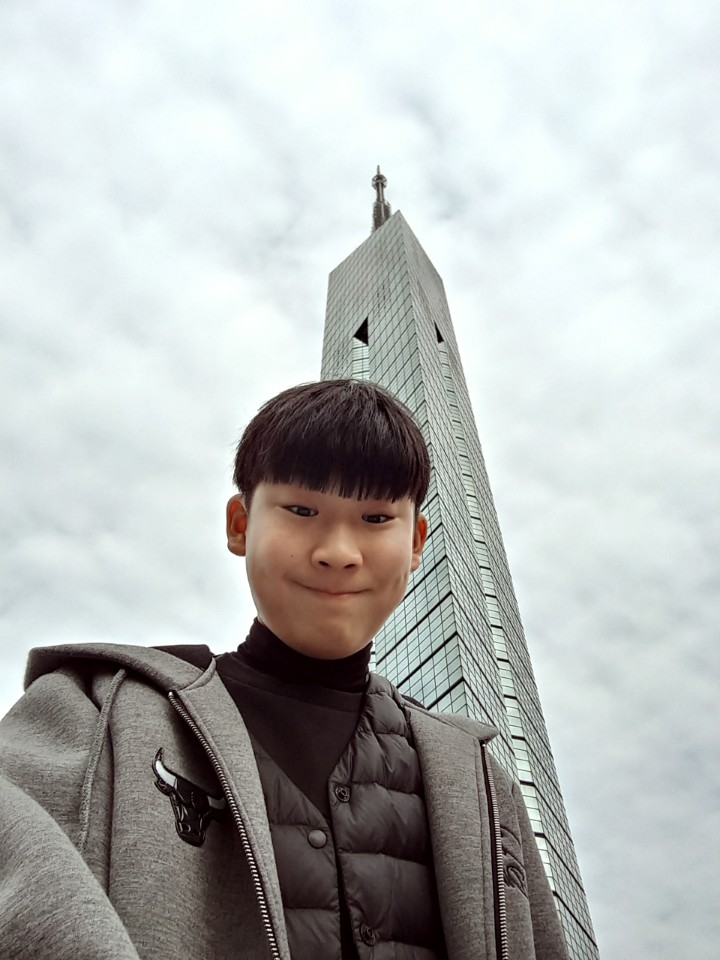
#> input picture 2.jpg, 720 x 960 px, found by its file name
$ python opencv_img.py
#> lines starting #> are read from the running program, lines starting #| are printed output that depends on the picture; after the words box and inside, x2 and y2 are one past the last pixel; in counts of white or black regions, pixels touching at a corner belong together
import numpy as np
import cv2


# print(cv2.__version__)
image = cv2.imread("D:/opencv_images/2.jpg", cv2.IMREAD_UNCHANGED)
#> image is the input picture: shape (960, 720, 3); mean B, G, R 184.6, 186.1, 183
kernel = np.ones((5, 5), np.uint8)


## fuctoins
img_gray = cv2.cvtColor(image, cv2.COLOR_BGR2GRAY)
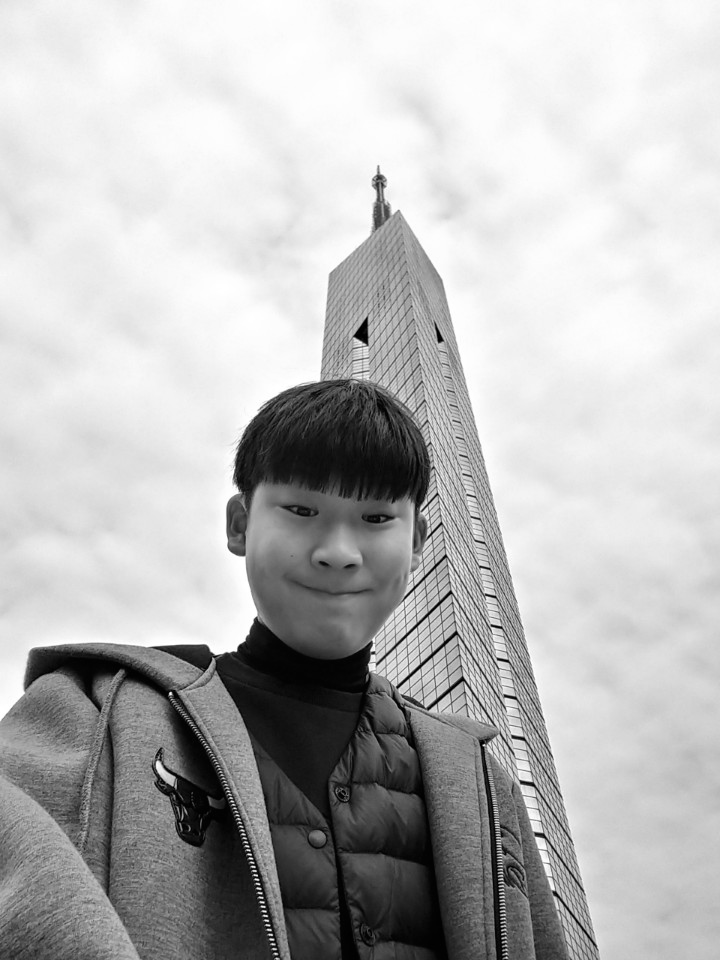
#> img_gray: shape (960, 720); min 0, max 255, mean 184.9
img_blur = cv2.GaussianBlur(img_gray, (7, 7), 0)
img_canny = cv2.Canny(image, 150, 100)
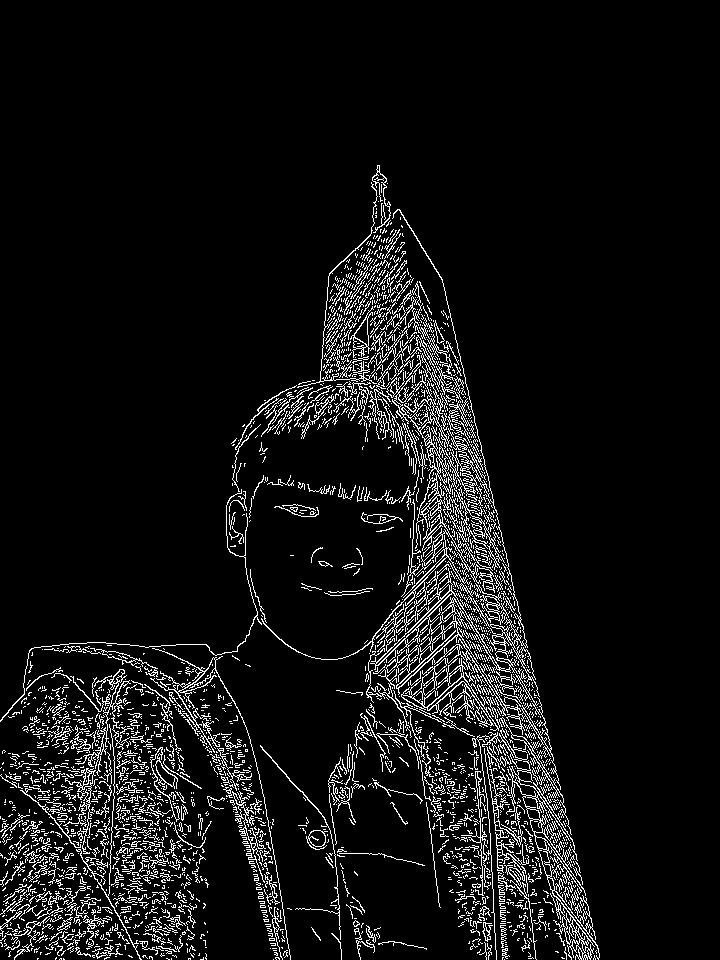
#> img_canny: shape (960, 720); 7% white in thin lines or dots, all inside (x1, y1, x2, y2) = (0, 165, 600, 960)
img_dialation = cv2.dilate(img_canny, kernel, iterations = 1)
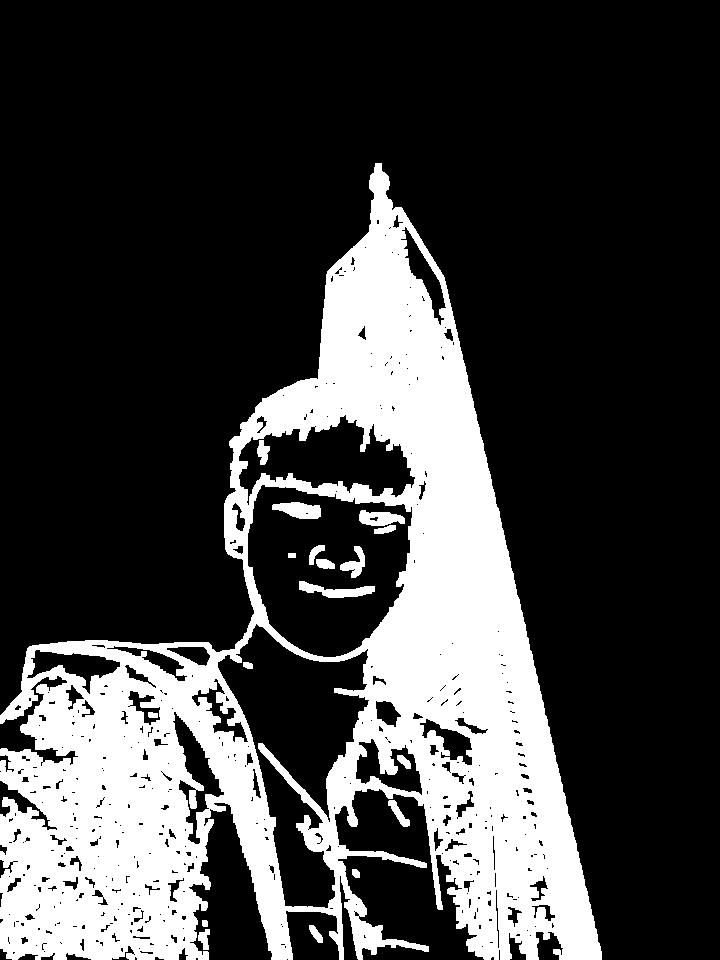
#> img_dialation: shape (960, 720); 25.5% white; 18 white regions, largest, box (x1, y1, x2, y2) and area: (0, 163, 602, 960) 172509, (299, 581, 375, 598) 624, (272, 502, 321, 519) 589


cv2.imshow("Gray Image", img_gray)
# cv2.imshow("Blur Image", img_blur)
# cv2.imshow("Canny Image", img_canny)
# cv2.imshow("Dialation Image", img_dialation)
cv2.waitKey(0)

$ run again, with image.jpg copied over 2.jpg
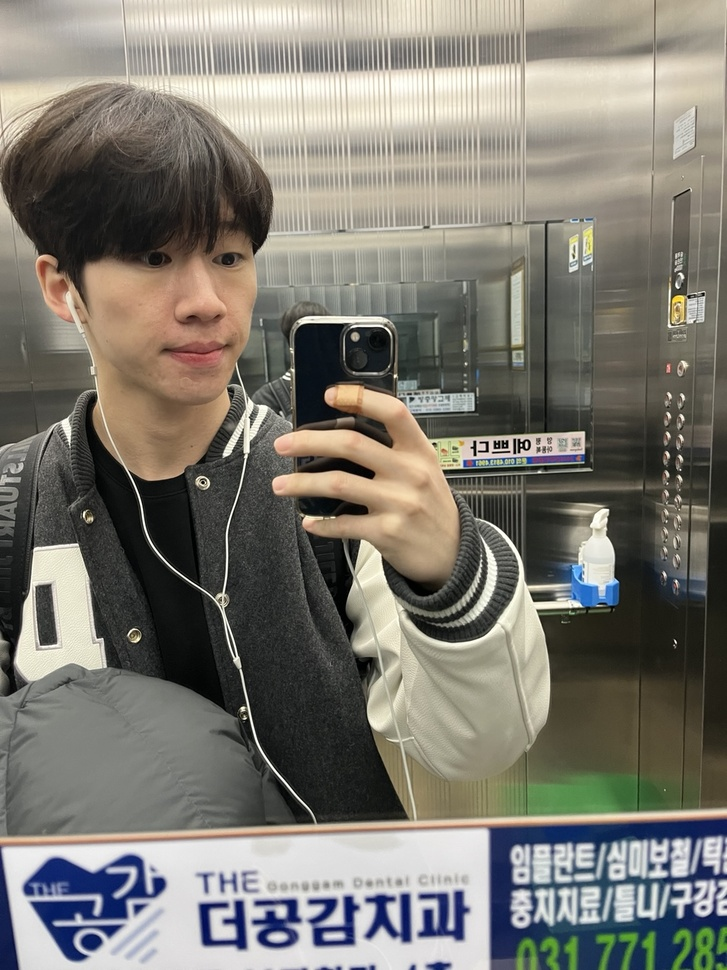
#> input picture image.jpg, 727 x 970 px, shrunk from 1080 x 1440 before the run, found by its file name
#> image is the input picture: shape (970, 727, 3); mean B, G, R 113.3, 122, 125.1
#> `img_canny = cv2.Canny(image, 150, 100)`:
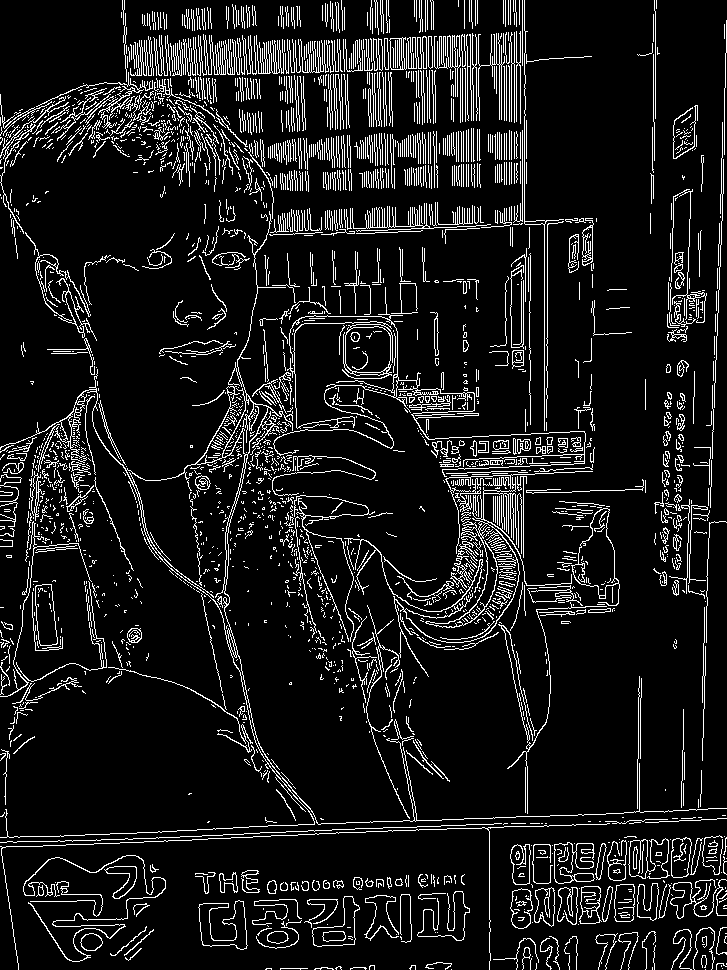
#> img_canny: shape (970, 727); 10% white in thin lines or dots
#> `img_dialation = cv2.dilate(img_canny, kernel, iterations = 1)`:
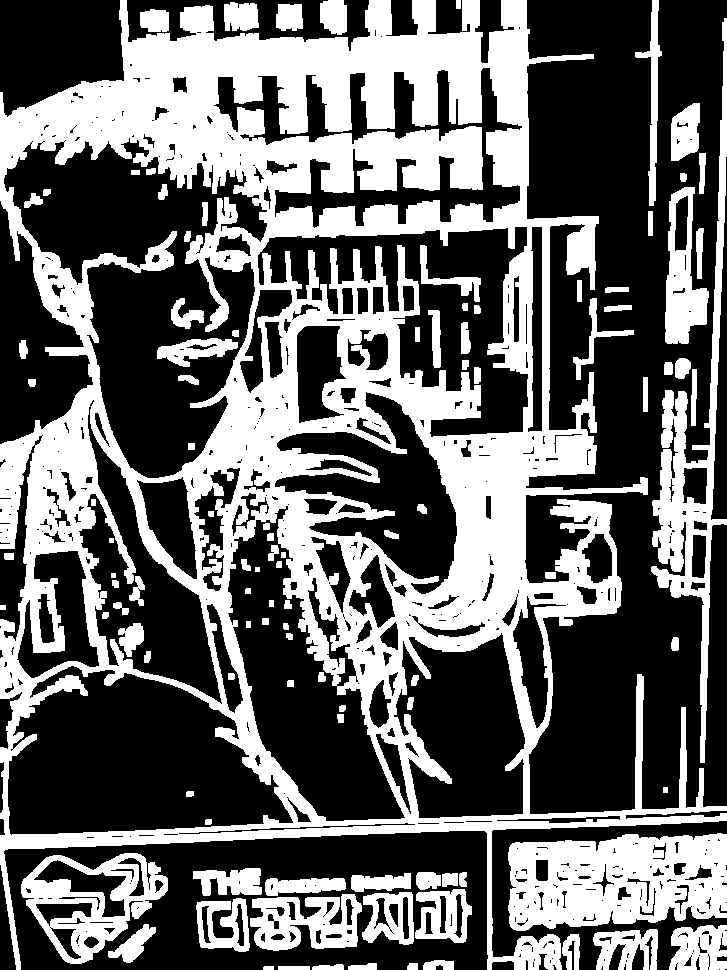
#> img_dialation: shape (970, 727); 39.7% white; 106 white regions, largest, box (x1, y1, x2, y2) and area: (0, 0, 727, 970) 207710, (508, 833, 727, 931) 16505, (651, 18, 727, 763) 10908

$ run again, with 1.png saved as 2.jpg
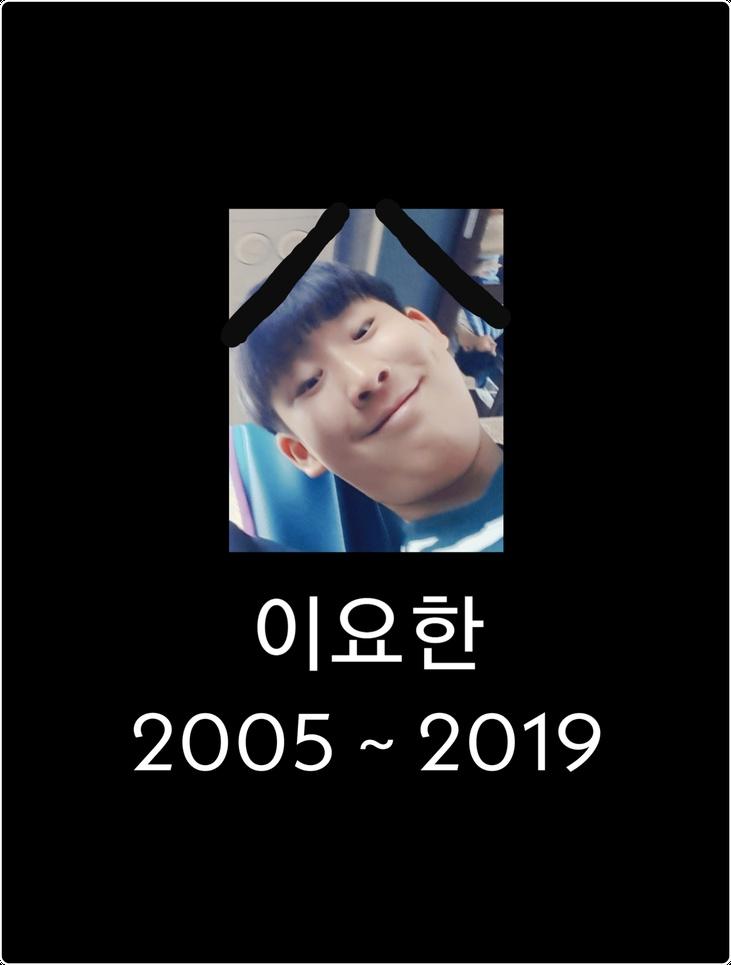
#> input picture 1.png, 731 x 965 px, shrunk from 1732 x 2288 before the run, found by its file name
#> image is the input picture: shape (965, 731, 3); mean B, G, R 23.6, 22.1, 21.9
#> `img_canny = cv2.Canny(image, 150, 100)`:
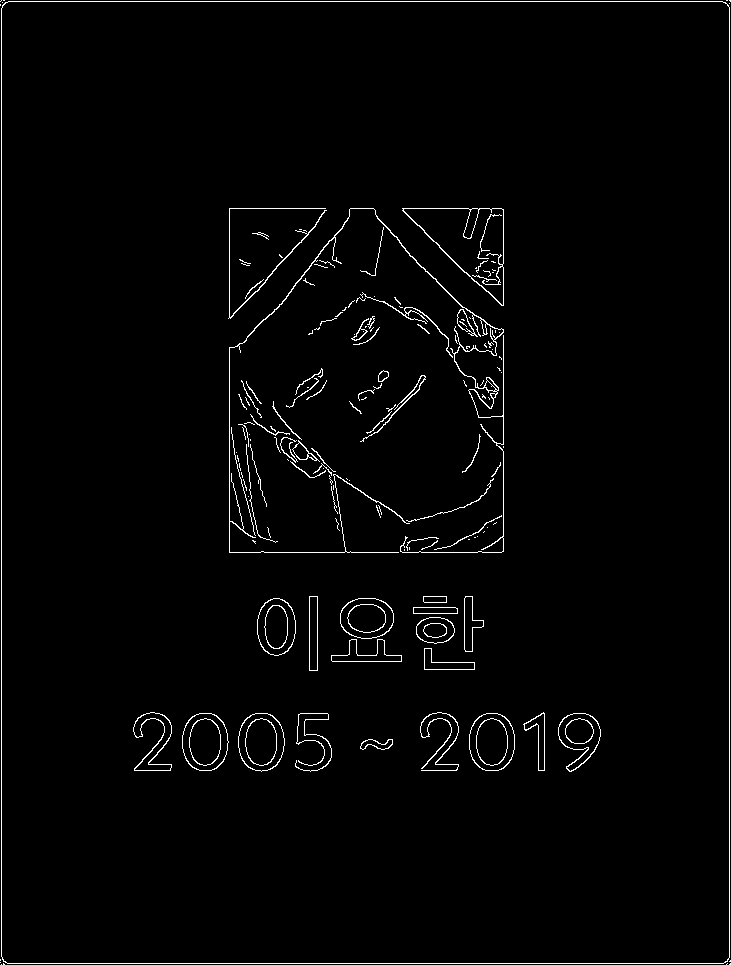
#> img_canny: shape (965, 731); 1.9% white in thin lines or dots
#> `img_dialation = cv2.dilate(img_canny, kernel, iterations = 1)`:
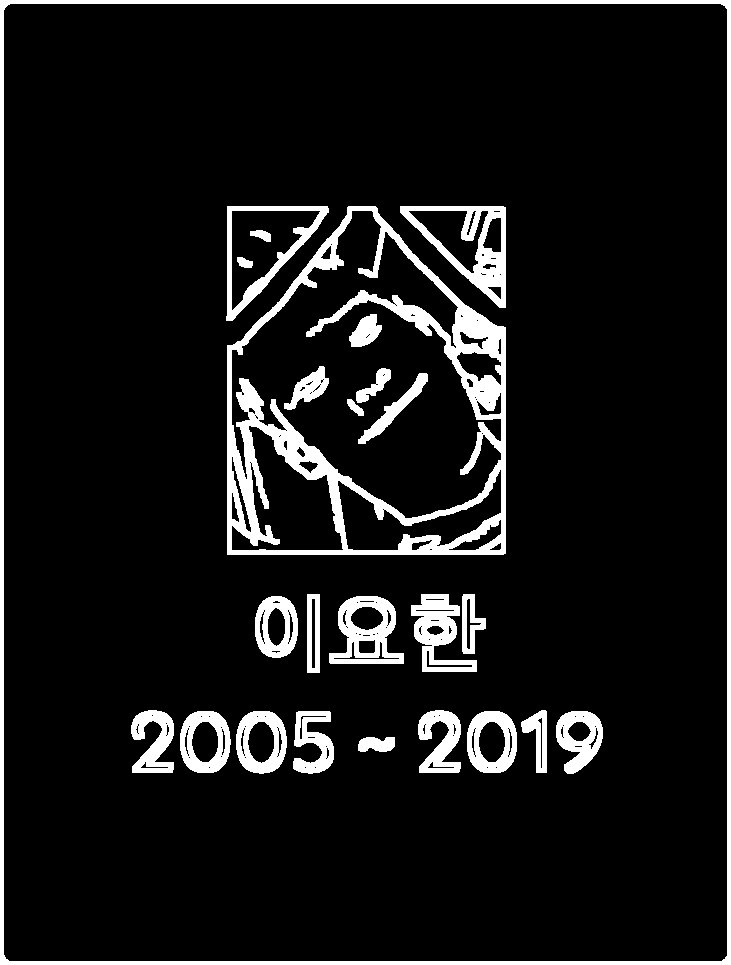
#> img_dialation: shape (965, 731); 9.2% white; 25 white regions, largest, box (x1, y1, x2, y2) and area: (227, 206, 506, 555) 20749, (0, 0, 731, 965) 13565, (400, 206, 506, 308) 3469
